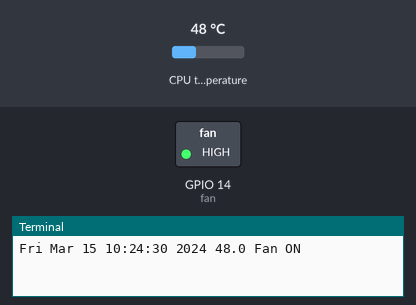
Bench run of a program on a simulated Raspberry Pi (BCM pin numbers). Parts: switched loads named in the program (green lamp = pin HIGH), the last lines printed to the terminal. The test bench sets the inputs (shaded band); at power-on: CPU temperature 48 °C. The clock reads 2024-03-15 10:24:30 at power-on unless the program sets it.

Above: at 1.2 s.
1.3 s: CPU temperature set to 40 °C
5.5 s: CPU temperature set to 37 °C
At 6.5 s:
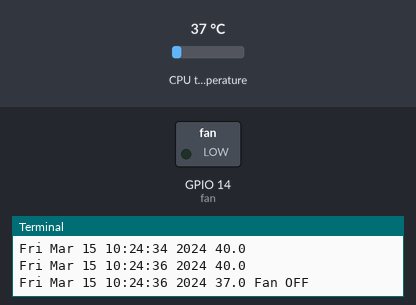
8.2 s: CPU temperature set to 39 °C
11.2 s: CPU temperature set to 42 °C
At 12.4 s:
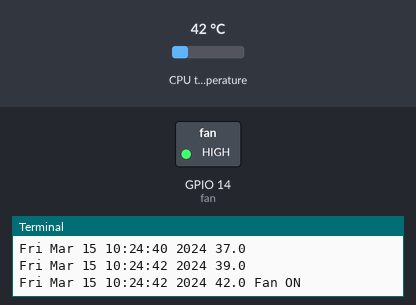
13.9 s: CPU temperature set to 31 °C
At 15.2 s:
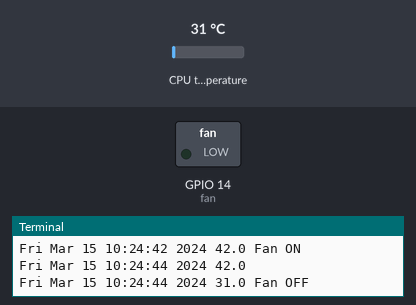
Timing chart, 0 to 16.9 s (numbered marks = the images above; inputs shaded):
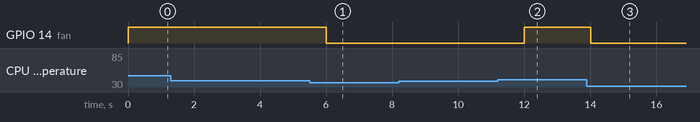

The program:

fan.py
```python
#!/usr/bin/python
import sys
import time
from gpiozero import LED # doc: https://gpiozero.readthedocs.io/

# define o GPIO a ser controlado pelo transistor na parte de gatilho
fan = LED(14)

def cpu_temp():
    with open("/sys/class/thermal/thermal_zone0/temp", 'r') as f:
        return float(f.read())/1000


def main():
    # close fan at begining
    is_close = True
    fan.off()
    while True:
        temp = cpu_temp()
        if is_close:
            if temp > 40.0: # temperatura para ligar fan
                print(time.ctime(), temp, 'Fan ON')
                fan.on()
                is_close = False
        else:
            if temp < 39.0: # temperatura para desligar fan
                print(time.ctime(), temp, 'Fan OFF')
                fan.off()
                is_close = True

        time.sleep(2.0)
        print(time.ctime(), temp)


if __name__ == '__main__':
    main()
```

Measured:
- the behaviour switches between 39 and 38 °C on CPU temperature (found by bisection; images 0 and 1)
- the behaviour switches between 40 and 41 °C on CPU temperature (found by bisection; images 1 and 2)
- after the input at 5.5 s, GPIO 14 (fan): HIGH → LOW after 0.50 s
- after the input at 11.2 s, GPIO 14 (fan): LOW → HIGH after 0.81 s
- after the input at 13.9 s, GPIO 14 (fan): HIGH → LOW after 0.11 s
